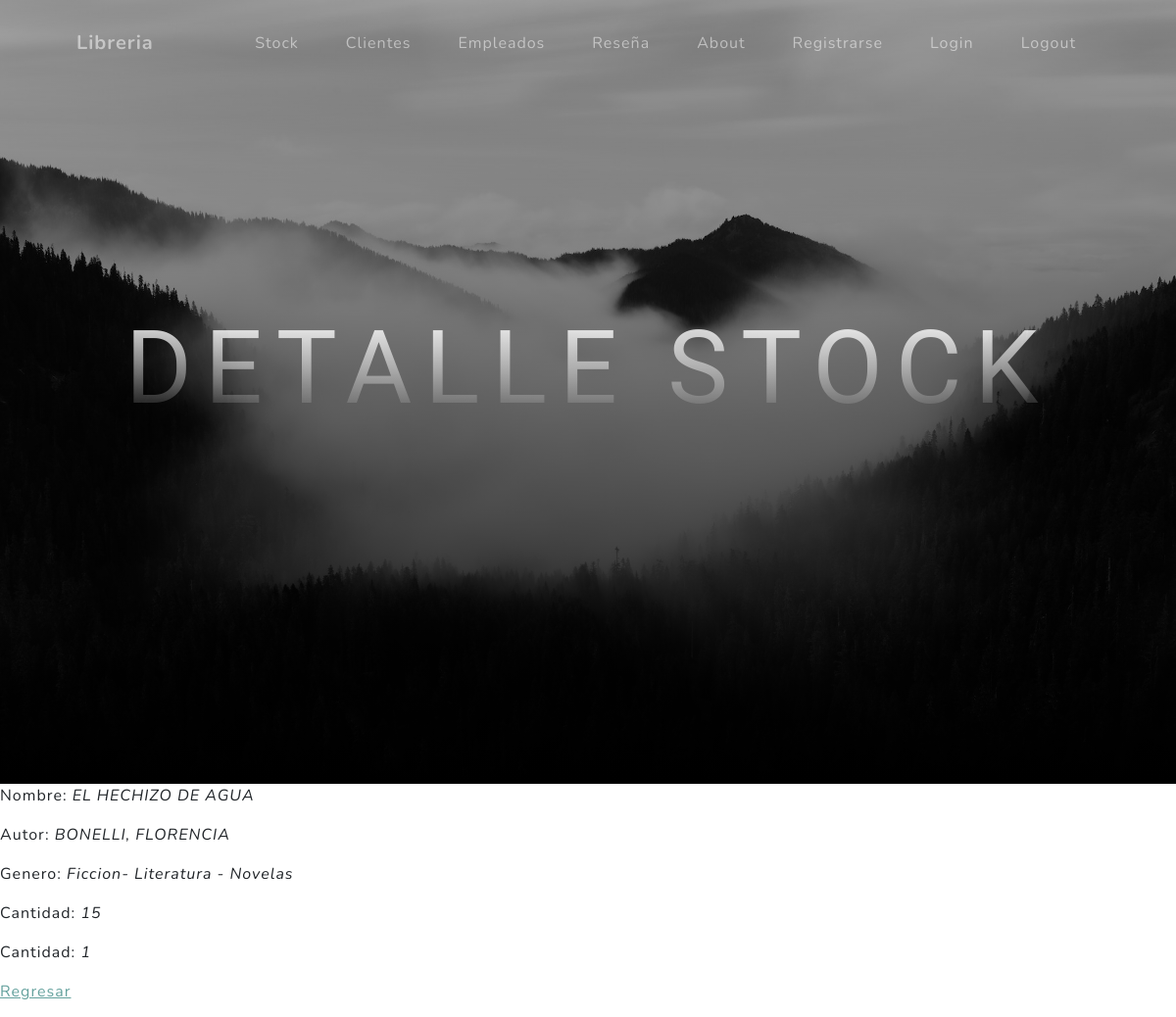
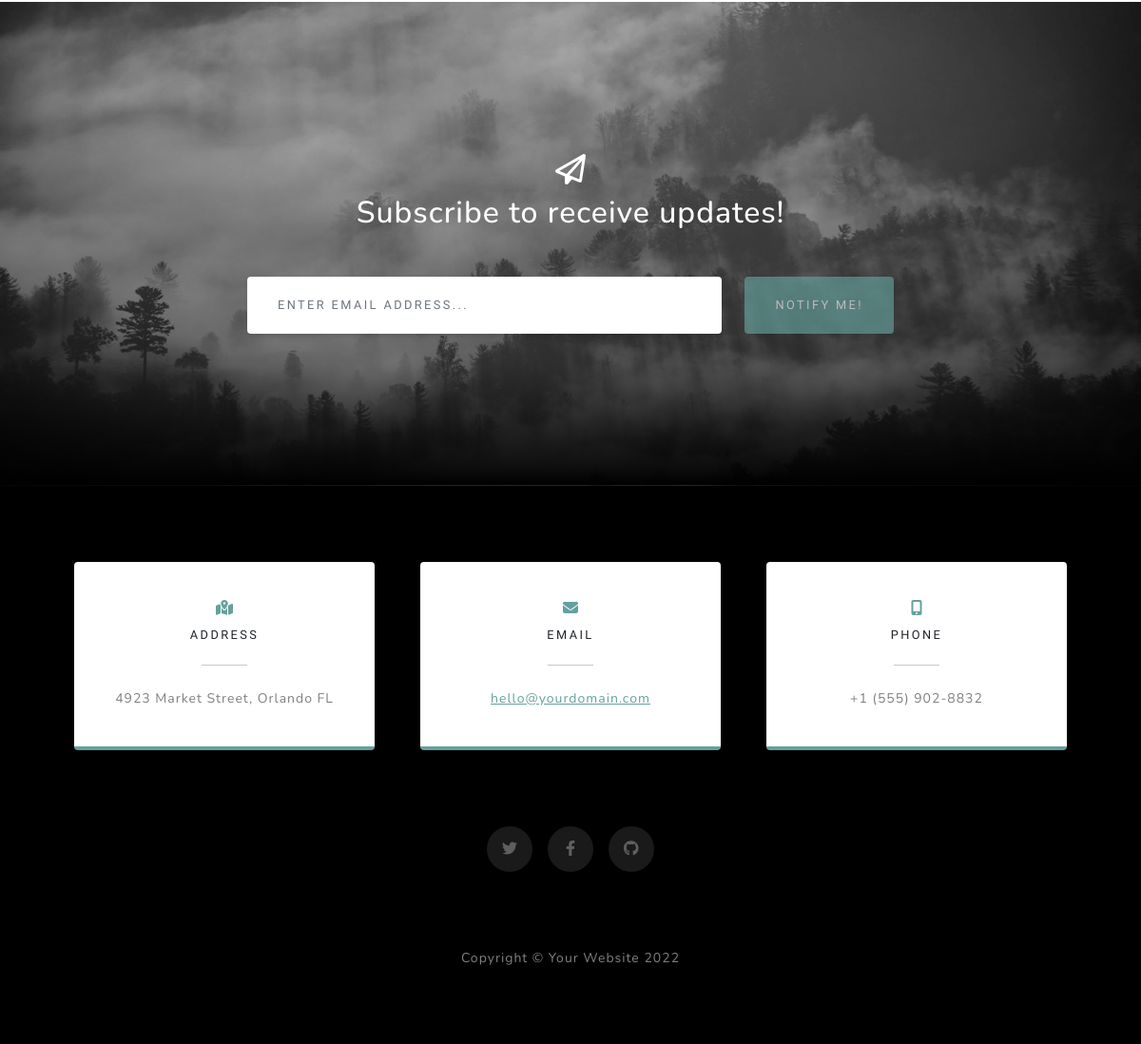
The page /AppLibreria/stocks/1 on the database its author committed (2 pictures, top to bottom).
### APP_Libreria/models.py (models this page shows, shortened)
class Stock(models.Model):
    nombre = models.CharField(max_length=64)
    autor = models.CharField(max_length=64)
    genero = models.CharField(max_length=64)
    cantidad = models.IntegerField()
    pequeña_reseña = models.TextField(max_length=300)

### APP_Libreria/views.py (the view)
# urls.py: path("stocks/<pk>", Stockdetalle.as_view(), name="stock_detalle"),
class Stockdetalle(DetailView):
    model= Stock
    template_name= "stock_detalle.html"

### APP_Libreria/templates/stock_detalle.html (shortened to what this page needs)
{% extends "inicio.html" %}
{% load static %}
{% block titulo %}
<h1 class="mb-5">DETALLE STOCK</h1>
{% endblock %}
{% block libreria %}
<p>Nombre: <i>{{ stock.nombre }}</i></p>
<p>Autor: <i>{{ stock.autor }}</i></p>
<p>Genero: <i>{{ stock.genero }}</i></p>
<p>Cantidad: <i>{{ stock.cantidad }}</i></p>
<p>Cantidad: <i>{{ stock.pequeña_reseña }}</i></p>
    <a href="{% url 'stock_lista' %}"> Regresar </a>
{% endblock %}

### rows shown on the page
Stock: nombre "EL HECHIZO DE AGUA", autor "BONELLI, FLORENCIA", genero "Ficcion- Literatura - Novelas", cantidad "15", pequeña_reseña "1"
